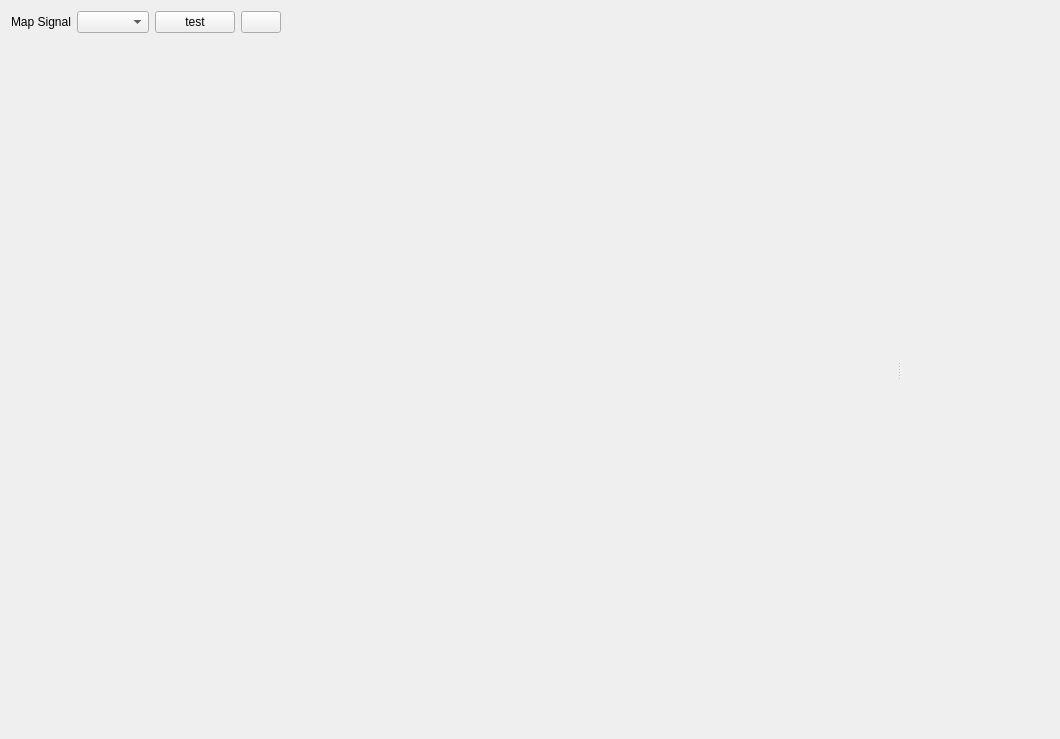
<?xml version="1.0" encoding="UTF-8"?>
<ui version="4.0">
 <class>Map_view</class>
 <widget class="QWidget" name="Map_view">
  <property name="geometry">
   <rect>
    <x>0</x>
    <y>0</y>
    <width>1060</width>
    <height>739</height>
   </rect>
  </property>
  <property name="windowTitle">
   <string>Form</string>
  </property>
  <layout class="QVBoxLayout" name="verticalLayout">
   <item>
    <widget class="QSplitter" name="splitter">
     <property name="orientation">
      <enum>Qt::Horizontal</enum>
     </property>
     <widget class="QWidget" name="layoutWidget">
      <layout class="QVBoxLayout" name="verticalLayout_2">
       <item>
        <layout class="QHBoxLayout" name="horizontalLayout_2">
         <item>
          <widget class="QLabel" name="lbl_curve_select">
           <property name="text">
            <string>Map Signal</string>
           </property>
          </widget>
         </item>
         <item>
          <widget class="QComboBox" name="cb_curve_select"/>
         </item>
         <item>
          <widget class="QPushButton" name="btn_tst">
           <property name="text">
            <string>test</string>
           </property>
          </widget>
         </item>
         <item>
          <widget class="QPushButton" name="btn_hres">
           <property name="text">
            <string/>
           </property>
           <property name="icon">
            <iconset resource="qt_resources.qrc">
             <normaloff>:/icons/qt_resources/image-blur.png</normaloff>:/icons/qt_resources/image-blur.png</iconset>
           </property>
           <property name="checkable">
            <bool>true</bool>
           </property>
          </widget>
         </item>
         <item>
          <spacer name="horizontalSpacer_2">
           <property name="orientation">
            <enum>Qt::Horizontal</enum>
           </property>
           <property name="sizeHint" stdset="0">
            <size>
             <width>40</width>
             <height>20</height>
            </size>
           </property>
          </spacer>
         </item>
        </layout>
       </item>
       <item>
        <widget class="PgMap" name="plot_map" native="true">
         <property name="sizePolicy">
          <sizepolicy hsizetype="Expanding" vsizetype="Expanding">
           <horstretch>0</horstretch>
           <verstretch>0</verstretch>
          </sizepolicy>
         </property>
         <property name="minimumSize">
          <size>
           <width>600</width>
           <height>0</height>
          </size>
         </property>
        </widget>
       </item>
      </layout>
     </widget>
     <widget class="PointView" name="pv" native="true">
      <property name="sizePolicy">
       <sizepolicy hsizetype="Expanding" vsizetype="Expanding">
        <horstretch>0</horstretch>
        <verstretch>0</verstretch>
       </sizepolicy>
      </property>
     </widget>
    </widget>
   </item>
  </layout>
 </widget>
 <customwidgets>
  <customwidget>
   <class>PgMap</class>
   <extends>QWidget</extends>
   <header>..widgets</header>
   <container>1</container>
  </customwidget>
  <customwidget>
   <class>PointView</class>
   <extends>QWidget</extends>
   <header>..compound_widgets</header>
   <container>1</container>
  </customwidget>
 </customwidgets>
 <resources>
  <include location="qt_resources.qrc"/>
 </resources>
 <connections/>
</ui>
